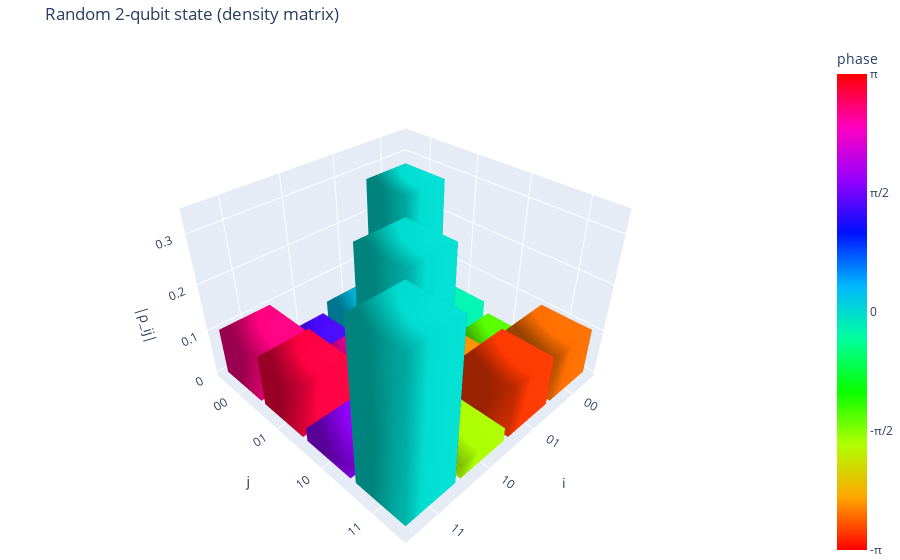

Write notebook code for a chart like this one.
### Code cell
# Demonstration: random 2-qubit density matrix
dim = 4
A = np.random.randn(dim, dim) + 1j * np.random.randn(dim, dim)
rho = A @ A.conj().T
rho = rho / np.trace(rho)  # normalize

labels = ["00", "01", "10", "11"]
plot_density_matrix_histogram(rho, basis_labels=labels, title="Random 2-qubit state (density matrix)")

### Figure 1 — Plotly figure (JSON) as saved in the notebook; plotly's stock layout.template omitted (floating-point values rounded to 4 significant figures)
{"data": [{"cmax": 3.142, "cmin": -3.142, "colorbar": {"ticktext": ["-π", "-π/2", "0", "π/2", "π"], "tickvals": [-3.142, -1.571, 0, 1.571, 3.142], "title": {"text": "phase "}}, "colorscale": [[0, "#ff0000"], [0.1111, "#ffa700"], [0.2222, "#afff00"], [0.3333, "#08ff00"], [0.4444, "#00ff9f"], [0.5556, "#00b7ff"], [0.6667, "#0010ff"], [0.7778, "#9700ff"], [0.8889, "#ff00bf"], [1, "#ff0000"]], "flatshading": false, "hovertemplate": "i=0, j=0<br>|ρ_ij|=0.279<br>arg(ρ_ij)=0<extra></extra>", "i": [0, 0, 4, 4, 0, 0, 1, 1, 2, 2, 3, 3], "intensity": [0, 0, 0, 0, 0, 0, 0, 0], "j": [1, 2, 5, 6, 1, 5, 2, 6, 3, 7, 0, 4], "k": [2, 3, 6, 7, 5, 4, 6, 5, 7, 6, 4, 7], "lighting": {"ambient": 0.6, "diffuse": 0.7}, "opacity": 1, "showscale": true, "type": "mesh3d", "x": [-0.45, 0.45, 0.45, -0.45, -0.45, 0.45, 0.45, -0.45], "y": [-0.45, -0.45, 0.45, 0.45, -0.45, -0.45, 0.45, 0.45], "z": [0, 0, 0, 0, 0.2789, 0.2789, 0.2789, 0.2789]}, {"cmax": 3.142, "cmin": -3.142, "colorscale": [[0, "#ff0000"], [0.1111, "#ffa700"], [0.2222, "#afff00"], [0.3333, "#08ff00"], [0.4444, "#00ff9f"], [0.5556, "#00b7ff"], [0.6667, "#0010ff"], [0.7778, "#9700ff"], [0.8889, "#ff00bf"], [1, "#ff0000"]], "flatshading": false, "hovertemplate": "i=0, j=1<br>|ρ_ij|=0.041<br>arg(ρ_ij)=-1/14π<extra></extra>", "i": [0, 0, 4, 4, 0, 0, 1, 1, 2, 2, 3, 3], "intensity": [-0.2272, -0.2272, -0.2272, -0.2272, -0.2272, -0.2272, -0.2272, -0.2272], "j": [1, 2, 5, 6, 1, 5, 2, 6, 3, 7, 0, 4], "k": [2, 3, 6, 7, 5, 4, 6, 5, 7, 6, 4, 7], "lighting": {"ambient": 0.6, "diffuse": 0.7}, "opacity": 1, "showscale": false, "type": "mesh3d", "x": [-0.45, 0.45, 0.45, -0.45, -0.45, 0.45, 0.45, -0.45], "y": [0.55, 0.55, 1.45, 1.45, 0.55, 0.55, 1.45, 1.45], "z": [0, 0, 0, 0, 0.0406, 0.0406, 0.0406, 0.0406]}, {"cmax": 3.142, "cmin": -3.142, "colorscale": [[0, "#ff0000"], [0.1111, "#ffa700"], [0.2222, "#afff00"], [0.3333, "#08ff00"], [0.4444, "#00ff9f"], [0.5556, "#00b7ff"], [0.6667, "#0010ff"], [0.7778, "#9700ff"], [0.8889, "#ff00bf"], [1, "#ff0000"]], "flatshading": false, "hovertemplate": "i=0, j=2<br>|ρ_ij|=0.017<br>arg(ρ_ij)=-7/16π<extra></extra>", "i": [0, 0, 4, 4, 0, 0, 1, 1, 2, 2, 3, 3], "intensity": [-1.369, -1.369, -1.369, -1.369, -1.369, -1.369, -1.369, -1.369], "j": [1, 2, 5, 6, 1, 5, 2, 6, 3, 7, 0, 4], "k": [2, 3, 6, 7, 5, 4, 6, 5, 7, 6, 4, 7], "lighting": {"ambient": 0.6, "diffuse": 0.7}, "opacity": 1, "showscale": false, "type": "mesh3d", "x": [-0.45, 0.45, 0.45, -0.45, -0.45, 0.45, 0.45, -0.45], "y": [1.55, 1.55, 2.45, 2.45, 1.55, 1.55, 2.45, 2.45], "z": [0, 0, 0, 0, 0.01684, 0.01684, 0.01684, 0.01684]}, {"cmax": 3.142, "cmin": -3.142, "colorscale": [[0, "#ff0000"], [0.1111, "#ffa700"], [0.2222, "#afff00"], [0.3333, "#08ff00"], [0.4444, "#00ff9f"], [0.5556, "#00b7ff"], [0.6667, "#0010ff"], [0.7778, "#9700ff"], [0.8889, "#ff00bf"], [1, "#ff0000"]], "flatshading": false, "hovertemplate": "i=0, j=3<br>|ρ_ij|=0.101<br>arg(ρ_ij)=-11/13π<extra></extra>", "i": [0, 0, 4, 4, 0, 0, 1, 1, 2, 2, 3, 3], "intensity": [-2.67, -2.67, -2.67, -2.67, -2.67, -2.67, -2.67, -2.67], "j": [1, 2, 5, 6, 1, 5, 2, 6, 3, 7, 0, 4], "k": [2, 3, 6, 7, 5, 4, 6, 5, 7, 6, 4, 7], "lighting": {"ambient": 0.6, "diffuse": 0.7}, "opacity": 1, "showscale": false, "type": "mesh3d", "x": [-0.45, 0.45, 0.45, -0.45, -0.45, 0.45, 0.45, -0.45], "y": [2.55, 2.55, 3.45, 3.45, 2.55, 2.55, 3.45, 3.45], "z": [0, 0, 0, 0, 0.1013, 0.1013, 0.1013, 0.1013]}, {"cmax": 3.142, "cmin": -3.142, "colorscale": [[0, "#ff0000"], [0.1111, "#ffa700"], [0.2222, "#afff00"], [0.3333, "#08ff00"], [0.4444, "#00ff9f"], [0.5556, "#00b7ff"], [0.6667, "#0010ff"], [0.7778, "#9700ff"], [0.8889, "#ff00bf"], [1, "#ff0000"]], "flatshading": false, "hovertemplate": "i=1, j=0<br>|ρ_ij|=0.041<br>arg(ρ_ij)=1/14π<extra></extra>", "i": [0, 0, 4, 4, 0, 0, 1, 1, 2, 2, 3, 3], "intensity": [0.2272, 0.2272, 0.2272, 0.2272, 0.2272, 0.2272, 0.2272, 0.2272], "j": [1, 2, 5, 6, 1, 5, 2, 6, 3, 7, 0, 4], "k": [2, 3, 6, 7, 5, 4, 6, 5, 7, 6, 4, 7], "lighting": {"ambient": 0.6, "diffuse": 0.7}, "opacity": 1, "showscale": false, "type": "mesh3d", "x": [0.55, 1.45, 1.45, 0.55, 0.55, 1.45, 1.45, 0.55], "y": [-0.45, -0.45, 0.45, 0.45, -0.45, -0.45, 0.45, 0.45], "z": [0, 0, 0, 0, 0.0406, 0.0406, 0.0406, 0.0406]}, {"cmax": 3.142, "cmin": -3.142, "colorscale": [[0, "#ff0000"], [0.1111, "#ffa700"], [0.2222, "#afff00"], [0.3333, "#08ff00"], [0.4444, "#00ff9f"], [0.5556, "#00b7ff"], [0.6667, "#0010ff"], [0.7778, "#9700ff"], [0.8889, "#ff00bf"], [1, "#ff0000"]], "flatshading": false, "hovertemplate": "i=1, j=1<br>|ρ_ij|=0.054<br>arg(ρ_ij)=0<extra></extra>", "i": [0, 0, 4, 4, 0, 0, 1, 1, 2, 2, 3, 3], "intensity": [0, 0, 0, 0, 0, 0, 0, 0], "j": [1, 2, 5, 6, 1, 5, 2, 6, 3, 7, 0, 4], "k": [2, 3, 6, 7, 5, 4, 6, 5, 7, 6, 4, 7], "lighting": {"ambient": 0.6, "diffuse": 0.7}, "opacity": 1, "showscale": false, "type": "mesh3d", "x": [0.55, 1.45, 1.45, 0.55, 0.55, 1.45, 1.45, 0.55], "y": [0.55, 0.55, 1.45, 1.45, 0.55, 0.55, 1.45, 1.45], "z": [0, 0, 0, 0, 0.05375, 0.05375, 0.05375, 0.05375]}, {"cmax": 3.142, "cmin": -3.142, "colorscale": [[0, "#ff0000"], [0.1111, "#ffa700"], [0.2222, "#afff00"], [0.3333, "#08ff00"], [0.4444, "#00ff9f"], [0.5556, "#00b7ff"], [0.6667, "#0010ff"], [0.7778, "#9700ff"], [0.8889, "#ff00bf"], [1, "#ff0000"]], "flatshading": false, "hovertemplate": "i=1, j=2<br>|ρ_ij|=0.049<br>arg(ρ_ij)=-4/5π<extra></extra>", "i": [0, 0, 4, 4, 0, 0, 1, 1, 2, 2, 3, 3], "intensity": [-2.532, -2.532, -2.532, -2.532, -2.532, -2.532, -2.532, -2.532], "j": [1, 2, 5, 6, 1, 5, 2, 6, 3, 7, 0, 4], "k": [2, 3, 6, 7, 5, 4, 6, 5, 7, 6, 4, 7], "lighting": {"ambient": 0.6, "diffuse": 0.7}, "opacity": 1, "showscale": false, "type": "mesh3d", "x": [0.55, 1.45, 1.45, 0.55, 0.55, 1.45, 1.45, 0.55], "y": [1.55, 1.55, 2.45, 2.45, 1.55, 1.55, 2.45, 2.45], "z": [0, 0, 0, 0, 0.04884, 0.04884, 0.04884, 0.04884]}, {"cmax": 3.142, "cmin": -3.142, "colorscale": [[0, "#ff0000"], [0.1111, "#ffa700"], [0.2222, "#afff00"], [0.3333, "#08ff00"], [0.4444, "#00ff9f"], [0.5556, "#00b7ff"], [0.6667, "#0010ff"], [0.7778, "#9700ff"], [0.8889, "#ff00bf"], [1, "#ff0000"]], "flatshading": false, "hovertemplate": "i=1, j=3<br>|ρ_ij|=0.111<br>arg(ρ_ij)=-12/13π<extra></extra>", "i": [0, 0, 4, 4, 0, 0, 1, 1, 2, 2, 3, 3], "intensity": [-2.899, -2.899, -2.899, -2.899, -2.899, -2.899, -2.899, -2.899], "j": [1, 2, 5, 6, 1, 5, 2, 6, 3, 7, 0, 4], "k": [2, 3, 6, 7, 5, 4, 6, 5, 7, 6, 4, 7], "lighting": {"ambient": 0.6, "diffuse": 0.7}, "opacity": 1, "showscale": false, "type": "mesh3d", "x": [0.55, 1.45, 1.45, 0.55, 0.55, 1.45, 1.45, 0.55], "y": [2.55, 2.55, 3.45, 3.45, 2.55, 2.55, 3.45, 3.45], "z": [0, 0, 0, 0, 0.1107, 0.1107, 0.1107, 0.1107]}, {"cmax": 3.142, "cmin": -3.142, "colorscale": [[0, "#ff0000"], [0.1111, "#ffa700"], [0.2222, "#afff00"], [0.3333, "#08ff00"], [0.4444, "#00ff9f"], [0.5556, "#00b7ff"], [0.6667, "#0010ff"], [0.7778, "#9700ff"], [0.8889, "#ff00bf"], [1, "#ff0000"]], "flatshading": false, "hovertemplate": "i=2, j=0<br>|ρ_ij|=0.017<br>arg(ρ_ij)=7/16π<extra></extra>", "i": [0, 0, 4, 4, 0, 0, 1, 1, 2, 2, 3, 3], "intensity": [1.369, 1.369, 1.369, 1.369, 1.369, 1.369, 1.369, 1.369], "j": [1, 2, 5, 6, 1, 5, 2, 6, 3, 7, 0, 4], "k": [2, 3, 6, 7, 5, 4, 6, 5, 7, 6, 4, 7], "lighting": {"ambient": 0.6, "diffuse": 0.7}, "opacity": 1, "showscale": false, "type": "mesh3d", "x": [1.55, 2.45, 2.45, 1.55, 1.55, 2.45, 2.45, 1.55], "y": [-0.45, -0.45, 0.45, 0.45, -0.45, -0.45, 0.45, 0.45], "z": [0, 0, 0, 0, 0.01684, 0.01684, 0.01684, 0.01684]}, {"cmax": 3.142, "cmin": -3.142, "colorscale": [[0, "#ff0000"], [0.1111, "#ffa700"], [0.2222, "#afff00"], [0.3333, "#08ff00"], [0.4444, "#00ff9f"], [0.5556, "#00b7ff"], [0.6667, "#0010ff"], [0.7778, "#9700ff"], [0.8889, "#ff00bf"], [1, "#ff0000"]], "flatshading": false, "hovertemplate": "i=2, j=1<br>|ρ_ij|=0.049<br>arg(ρ_ij)=4/5π<extra></extra>", "i": [0, 0, 4, 4, 0, 0, 1, 1, 2, 2, 3, 3], "intensity": [2.532, 2.532, 2.532, 2.532, 2.532, 2.532, 2.532, 2.532], "j": [1, 2, 5, 6, 1, 5, 2, 6, 3, 7, 0, 4], "k": [2, 3, 6, 7, 5, 4, 6, 5, 7, 6, 4, 7], "lighting": {"ambient": 0.6, "diffuse": 0.7}, "opacity": 1, "showscale": false, "type": "mesh3d", "x": [1.55, 2.45, 2.45, 1.55, 1.55, 2.45, 2.45, 1.55], "y": [0.55, 0.55, 1.45, 1.45, 0.55, 0.55, 1.45, 1.45], "z": [0, 0, 0, 0, 0.04884, 0.04884, 0.04884, 0.04884]}, {"cmax": 3.142, "cmin": -3.142, "colorscale": [[0, "#ff0000"], [0.1111, "#ffa700"], [0.2222, "#afff00"], [0.3333, "#08ff00"], [0.4444, "#00ff9f"], [0.5556, "#00b7ff"], [0.6667, "#0010ff"], [0.7778, "#9700ff"], [0.8889, "#ff00bf"], [1, "#ff0000"]], "flatshading": false, "hovertemplate": "i=2, j=2<br>|ρ_ij|=0.336<br>arg(ρ_ij)=0<extra></extra>", "i": [0, 0, 4, 4, 0, 0, 1, 1, 2, 2, 3, 3], "intensity": [0, 0, 0, 0, 0, 0, 0, 0], "j": [1, 2, 5, 6, 1, 5, 2, 6, 3, 7, 0, 4], "k": [2, 3, 6, 7, 5, 4, 6, 5, 7, 6, 4, 7], "lighting": {"ambient": 0.6, "diffuse": 0.7}, "opacity": 1, "showscale": false, "type": "mesh3d", "x": [1.55, 2.45, 2.45, 1.55, 1.55, 2.45, 2.45, 1.55], "y": [1.55, 1.55, 2.45, 2.45, 1.55, 1.55, 2.45, 2.45], "z": [0, 0, 0, 0, 0.3356, 0.3356, 0.3356, 0.3356]}, {"cmax": 3.142, "cmin": -3.142, "colorscale": [[0, "#ff0000"], [0.1111, "#ffa700"], [0.2222, "#afff00"], [0.3333, "#08ff00"], [0.4444, "#00ff9f"], [0.5556, "#00b7ff"], [0.6667, "#0010ff"], [0.7778, "#9700ff"], [0.8889, "#ff00bf"], [1, "#ff0000"]], "flatshading": false, "hovertemplate": "i=2, j=3<br>|ρ_ij|=0.030<br>arg(ρ_ij)=-6/11π<extra></extra>", "i": [0, 0, 4, 4, 0, 0, 1, 1, 2, 2, 3, 3], "intensity": [-1.716, -1.716, -1.716, -1.716, -1.716, -1.716, -1.716, -1.716], "j": [1, 2, 5, 6, 1, 5, 2, 6, 3, 7, 0, 4], "k": [2, 3, 6, 7, 5, 4, 6, 5, 7, 6, 4, 7], "lighting": {"ambient": 0.6, "diffuse": 0.7}, "opacity": 1, "showscale": false, "type": "mesh3d", "x": [1.55, 2.45, 2.45, 1.55, 1.55, 2.45, 2.45, 1.55], "y": [2.55, 2.55, 3.45, 3.45, 2.55, 2.55, 3.45, 3.45], "z": [0, 0, 0, 0, 0.03009, 0.03009, 0.03009, 0.03009]}, {"cmax": 3.142, "cmin": -3.142, "colorscale": [[0, "#ff0000"], [0.1111, "#ffa700"], [0.2222, "#afff00"], [0.3333, "#08ff00"], [0.4444, "#00ff9f"], [0.5556, "#00b7ff"], [0.6667, "#0010ff"], [0.7778, "#9700ff"], [0.8889, "#ff00bf"], [1, "#ff0000"]], "flatshading": false, "hovertemplate": "i=3, j=0<br>|ρ_ij|=0.101<br>arg(ρ_ij)=11/13π<extra></extra>", "i": [0, 0, 4, 4, 0, 0, 1, 1, 2, 2, 3, 3], "intensity": [2.67, 2.67, 2.67, 2.67, 2.67, 2.67, 2.67, 2.67], "j": [1, 2, 5, 6, 1, 5, 2, 6, 3, 7, 0, 4], "k": [2, 3, 6, 7, 5, 4, 6, 5, 7, 6, 4, 7], "lighting": {"ambient": 0.6, "diffuse": 0.7}, "opacity": 1, "showscale": false, "type": "mesh3d", "x": [2.55, 3.45, 3.45, 2.55, 2.55, 3.45, 3.45, 2.55], "y": [-0.45, -0.45, 0.45, 0.45, -0.45, -0.45, 0.45, 0.45], "z": [0, 0, 0, 0, 0.1013, 0.1013, 0.1013, 0.1013]}, {"cmax": 3.142, "cmin": -3.142, "colorscale": [[0, "#ff0000"], [0.1111, "#ffa700"], [0.2222, "#afff00"], [0.3333, "#08ff00"], [0.4444, "#00ff9f"], [0.5556, "#00b7ff"], [0.6667, "#0010ff"], [0.7778, "#9700ff"], [0.8889, "#ff00bf"], [1, "#ff0000"]], "flatshading": false, "hovertemplate": "i=3, j=1<br>|ρ_ij|=0.111<br>arg(ρ_ij)=12/13π<extra></extra>", "i": [0, 0, 4, 4, 0, 0, 1, 1, 2, 2, 3, 3], "intensity": [2.899, 2.899, 2.899, 2.899, 2.899, 2.899, 2.899, 2.899], "j": [1, 2, 5, 6, 1, 5, 2, 6, 3, 7, 0, 4], "k": [2, 3, 6, 7, 5, 4, 6, 5, 7, 6, 4, 7], "lighting": {"ambient": 0.6, "diffuse": 0.7}, "opacity": 1, "showscale": false, "type": "mesh3d", "x": [2.55, 3.45, 3.45, 2.55, 2.55, 3.45, 3.45, 2.55], "y": [0.55, 0.55, 1.45, 1.45, 0.55, 0.55, 1.45, 1.45], "z": [0, 0, 0, 0, 0.1107, 0.1107, 0.1107, 0.1107]}, {"cmax": 3.142, "cmin": -3.142, "colorscale": [[0, "#ff0000"], [0.1111, "#ffa700"], [0.2222, "#afff00"], [0.3333, "#08ff00"], [0.4444, "#00ff9f"], [0.5556, "#00b7ff"], [0.6667, "#0010ff"], [0.7778, "#9700ff"], [0.8889, "#ff00bf"], [1, "#ff0000"]], "flatshading": false, "hovertemplate": "i=3, j=2<br>|ρ_ij|=0.030<br>arg(ρ_ij)=6/11π<extra></extra>", "i": [0, 0, 4, 4, 0, 0, 1, 1, 2, 2, 3, 3], "intensity": [1.716, 1.716, 1.716, 1.716, 1.716, 1.716, 1.716, 1.716], "j": [1, 2, 5, 6, 1, 5, 2, 6, 3, 7, 0, 4], "k": [2, 3, 6, 7, 5, 4, 6, 5, 7, 6, 4, 7], "lighting": {"ambient": 0.6, "diffuse": 0.7}, "opacity": 1, "showscale": false, "type": "mesh3d", "x": [2.55, 3.45, 3.45, 2.55, 2.55, 3.45, 3.45, 2.55], "y": [1.55, 1.55, 2.45, 2.45, 1.55, 1.55, 2.45, 2.45], "z": [0, 0, 0, 0, 0.03009, 0.03009, 0.03009, 0.03009]}, {"cmax": 3.142, "cmin": -3.142, "colorscale": [[0, "#ff0000"], [0.1111, "#ffa700"], [0.2222, "#afff00"], [0.3333, "#08ff00"], [0.4444, "#00ff9f"], [0.5556, "#00b7ff"], [0.6667, "#0010ff"], [0.7778, "#9700ff"], [0.8889, "#ff00bf"], [1, "#ff0000"]], "flatshading": false, "hovertemplate": "i=3, j=3<br>|ρ_ij|=0.332<br>arg(ρ_ij)=0<extra></extra>", "i": [0, 0, 4, 4, 0, 0, 1, 1, 2, 2, 3, 3], "intensity": [0, 0, 0, 0, 0, 0, 0, 0], "j": [1, 2, 5, 6, 1, 5, 2, 6, 3, 7, 0, 4], "k": [2, 3, 6, 7, 5, 4, 6, 5, 7, 6, 4, 7], "lighting": {"ambient": 0.6, "diffuse": 0.7}, "opacity": 1, "showscale": false, "type": "mesh3d", "x": [2.55, 3.45, 3.45, 2.55, 2.55, 3.45, 3.45, 2.55], "y": [2.55, 2.55, 3.45, 3.45, 2.55, 2.55, 3.45, 3.45], "z": [0, 0, 0, 0, 0.3317, 0.3317, 0.3317, 0.3317]}], "layout": {"margin": {"b": 0, "l": 0, "r": 0, "t": 40}, "scene": {"aspectratio": {"x": 1, "y": 1, "z": 0.7}, "xaxis": {"tickmode": "array", "ticktext": ["00", "01", "10", "11"], "tickvals": [0, 1, 2, 3], "title": {"text": "i"}}, "yaxis": {"tickmode": "array", "ticktext": ["00", "01", "10", "11"], "tickvals": [0, 1, 2, 3], "title": {"text": "j"}}, "zaxis": {"title": {"text": "|ρ_ij|"}}}, "title": {"text": "Random 2-qubit state (density matrix)"}}}
